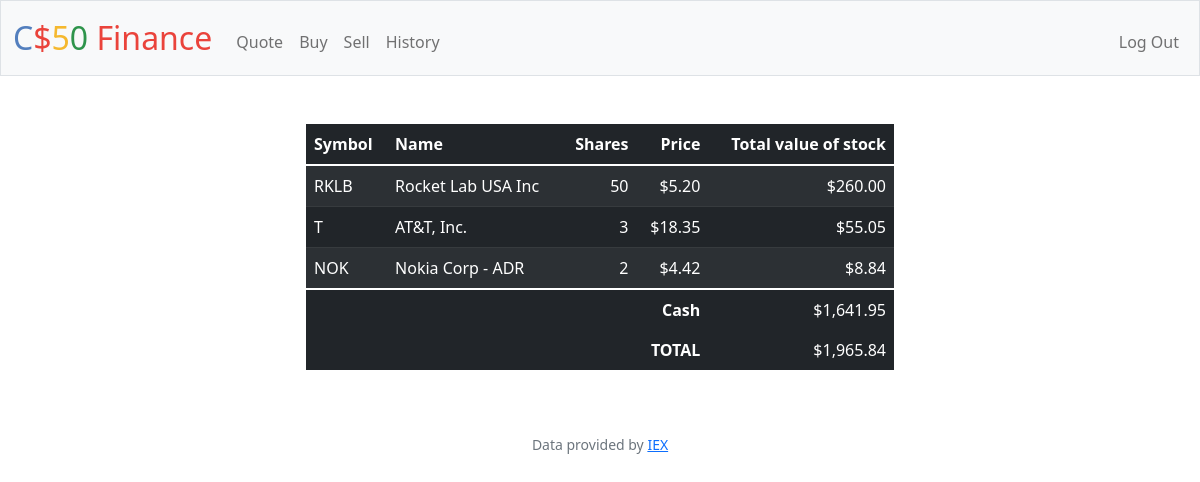
The page / (signed in) on the database its author committed.
### tables this page shows
CREATE TABLE portfolio (
                portfolio_user_id INTEGER NOT NULL,
                portfolio_id INTEGER PRIMARY KEY,
                name TEXT NOT NULL,
                symbol TEXT NOT NULL,
                shares INTEGER NOT NULL,
                price INTEGER NOT NULL,
                total_value_of_stock NUMERIC NOT NULL DEFAULT 0
            );

### app.py (the view)
@app.route("/")
@login_required
def index():
    portfolio_rows = db.execute("SELECT * FROM portfolio WHERE portfolio_user_id = ?", session["user_id"])
    user_cash_rows = db.execute("SELECT cash FROM users WHERE id = ?", session["user_id"])
    user_cash_balance = round(float(user_cash_rows[0]["cash"]), 2)
    total_starting_cash = 0
    for dict in portfolio_rows:
        total_starting_cash += float(dict["total_value_of_stock"])
    total_starting_cash += user_cash_balance
    for dict in portfolio_rows:
        dict["price"] = usd(dict["price"])
        dict["total_value_of_stock"] = usd(dict["total_value_of_stock"])
    return render_template("index.html", portfolio_rows = portfolio_rows, user_cash_balance = usd(user_cash_balance), total_starting_cash = usd(total_starting_cash))

### app.py (called while the page is built)
@app.after_request
def after_request(response):
    response.headers["Cache-Control"] = "no-cache, no-store, must-revalidate"
    response.headers["Expires"] = 0
    response.headers["Pragma"] = "no-cache"
    return response

### helpers.py (called while the page is built)
def login_required(f):
    @wraps(f)
    def decorated_function(*args, **kwargs):
        if session.get("user_id") is None:
            return redirect("/login")
        return f(*args, **kwargs)
    return decorated_function

def usd(value):
    return f"${value:,.2f}"

### templates/index.html (shortened to what this page needs)
{% extends "layout.html" %}
{% block main %}
    <div class="text-centre mx-auto w-50">
        <table class="table table-striped table-dark">
            <thead>
                <tr>
                    <th class="text-start">Symbol</th>
                    <th class="text-start">Name</th>
                    <th class="text-end">Shares</th>
                    <th class="text-end">Price</th>
                    <th class="text-end">Total value of stock</th>
                </tr>
            </thead>
            <tbody>
                {% for dict in portfolio_rows %}
                <tr>
                    <td class="text-start">{{dict.symbol}}</td>
                    <td class="text-start">{{dict.name}}</td>
                    <td class="text-end">{{dict.shares}}</td>
                    <td class="text-end">{{dict.price}}</td>
                    <td class="text-end">{{dict.total_value_of_stock}}</td>
                </tr>
                {% endfor %}
            </tbody>
            <tfoot>
                <tr>
                    <td class="border-0 fw-bold text-end" colspan="4">Cash</td>
                    <td class="border-0 text-end">{{user_cash_balance}}</td>
                </tr>
                <tr>
                    <td class="border-0 fw-bold text-end" colspan="4">TOTAL</td>
                    <td class="border-0 w-bold text-end">{{total_starting_cash}}</td>
                </tr>
            </tfoot>
        </table>
    </div>
{% endblock %}

### templates/layout.html (shortened to what this page needs)
<!DOCTYPE html>
<html lang="en">
    <head>
        <link href="https://cdn.jsdelivr.net/npm/bootstrap@5.1.3/dist/css/bootstrap.min.css" rel="stylesheet">
        <link href="/static/styles.css" rel="stylesheet">
    </head>
    <body>
        <nav class="bg-light border navbar navbar-expand-md navbar-light">
            <div class="container-fluid">
                <a class="navbar-brand" href="/"><span class="blue">C</span><span class="red">$</span><span class="yellow">5</span><span class="green">0</span> <span class="red">Finance</span></a>
                <div class="collapse navbar-collapse" id="navbar">
                    {% if session["user_id"] %}
                        <ul class="navbar-nav me-auto mt-2">
                            <li class="nav-item"><a class="nav-link" href="/quote">Quote</a></li>
                            <li class="nav-item"><a class="nav-link" href="/buy">Buy</a></li>
                            <li class="nav-item"><a class="nav-link" href="/sell">Sell</a></li>
                            <li class="nav-item"><a class="nav-link" href="/history">History</a></li>
                        </ul>
                        <ul class="navbar-nav ms-auto mt-2">
                            <li class="nav-item"><a class="nav-link" href="/logout">Log Out</a></li>
                        </ul>
                    {% else %}
                        <ul class="navbar-nav ms-auto mt-2">
                            <li class="nav-item"><a class="nav-link" href="/register">Register</a></li>
                            <li class="nav-item"><a class="nav-link" href="/login">Log In</a></li>
                        </ul>
                    {% endif %}
                </div>
            </div>
        </nav>
        <main class="container-fluid py-5 text-center">
            {% block main %}{% endblock %}
        </main>
        <footer class="mb-5 small text-center text-muted">
            Data provided by <a href="https://iexcloud.io/">IEX</a>
        </footer>
    </body>
</html>

### static/styles.css (style rules this page uses)
nav .navbar-brand { font-size: xx-large; }
nav .navbar-brand .blue { color: #537fbe; }
nav .navbar-brand .red { color: #ea433b; }
nav .navbar-brand .yellow { color: #f5b82e; }
nav .navbar-brand .green { color: #2e944b; }

### rows shown on the page
portfolio: symbol "RKLB", name "Rocket Lab USA Inc", shares "50", price "$5.20", total_value_of_stock "$260.00"
portfolio: symbol "T", name "AT&T, Inc.", shares "3", price "$18.35", total_value_of_stock "$55.05"
portfolio: symbol "NOK", name "Nokia Corp - ADR", shares "2", price "$4.42", total_value_of_stock "$8.84"

### other values the page prints
{{ user_cash_balance }} "$1,641.95"
{{ total_starting_cash }} "$1,965.84"
